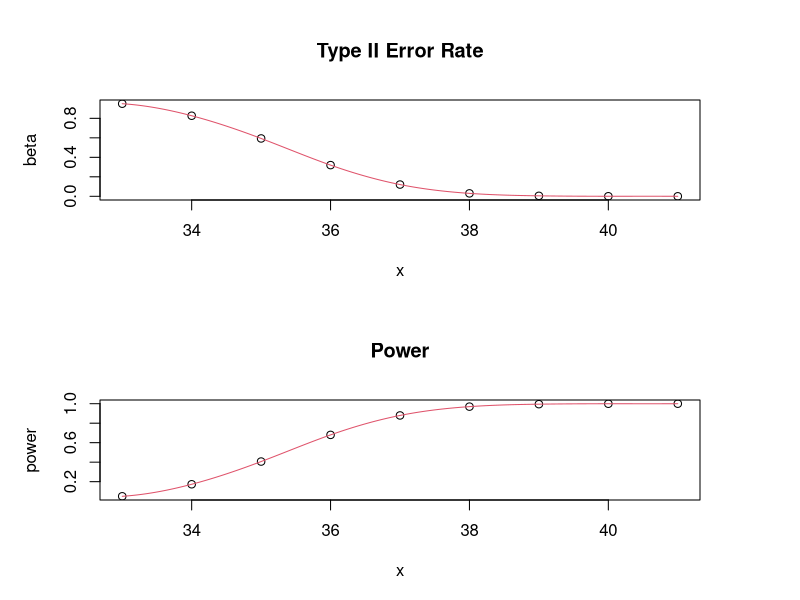

Recreate this plot in R.

setwd(class.dir)
#Calculate a P-value of a t-distribution with a given degrees of freedom
pt(1.782, 12, lower.tail = FALSE)

#Calculate a critical value of a t-distribution with given degrees of freedom
qt(0.05, 12, lower.tail = FALSE)

x <- 33:41
beta <- c(.9500, .8266, .5935, .3200, .1206,
          .0301, .0049, .0005, .0001)
power <- 1-beta

#Graph the type II error rate at the value of the alternative hypothesis given by x
pdf("Type_II_and_Power_Curves.pdf", width = 6)
 
  #Set up the output graph so that there are two graphs on one sheet and the margins looks ok
  par(mfrow = c(2,1), mar = c(5,5,5,5))
  
  #Plot the Type II error rates
  plot(beta~x, main = "Type II Error Rate")
  lines(spline(x, beta, n = 201), col = 2)
  
  #Plot the power levels
  plot(power~x, main = "Power")
  lines(spline(x, power, n = 201), col = 2)  

dev.off()
Ecoli <- c(0.593, 0.142, 0.329, 0.691, 0.231, 0.793, 0.519, 0.392, 0.418)

shapiro.test(Ecoli)